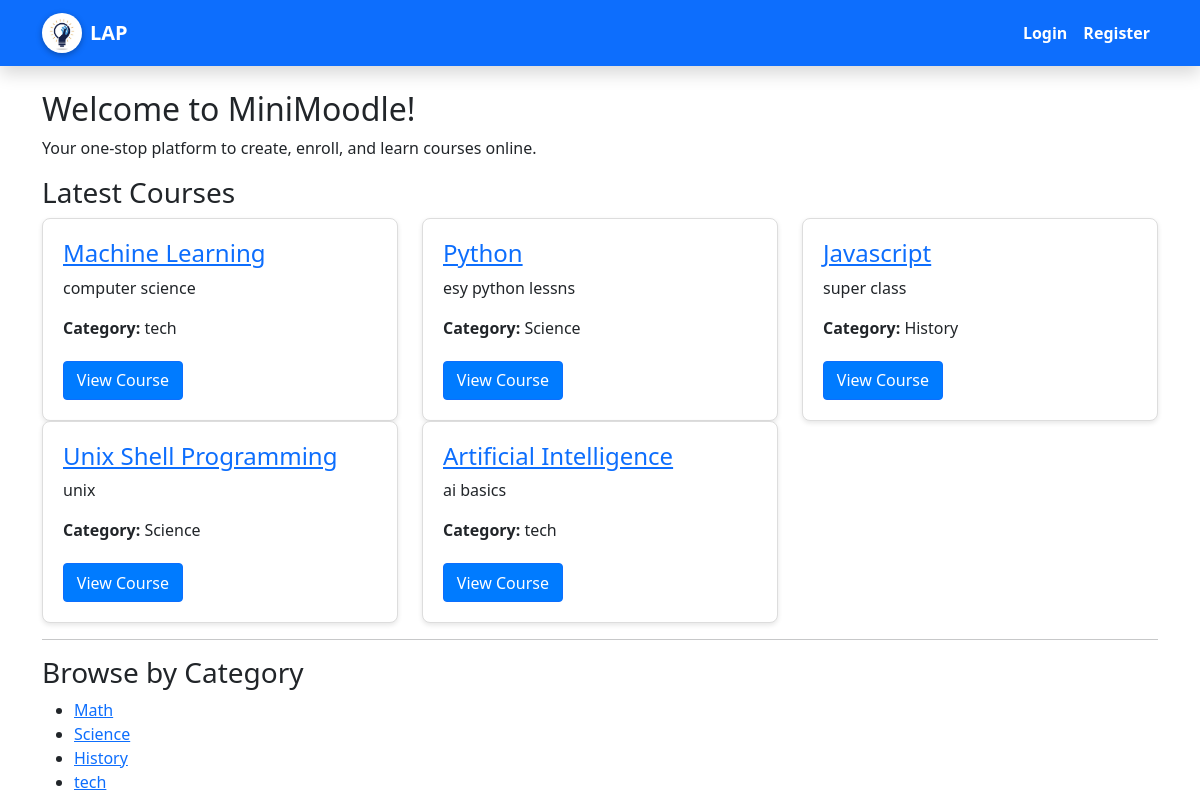
The page / on the database its author committed.
### courses/models.py (models this page shows, shortened)
class Course(models.Model):
    title = models.CharField(max_length=200)
    description = models.TextField()
    category = models.ForeignKey(Category, on_delete=models.SET_NULL, null=True, blank=True)
    created_by = models.ForeignKey(User, on_delete=models.CASCADE)
    created_at = models.DateTimeField(auto_now_add=True)

class Category(models.Model):
    name = models.CharField(max_length=50)

### minimoodle/urls.py (the view)
# urls.py: path('', course_views.home, name='home'),
def home(request):
    from courses.models import Course
    latest_courses = Course.objects.all()[:6]
    return render(request, 'index.html', {'latest_courses': latest_courses})

### courses/context_processors.py (called while the page is built)
def categories(request):
    return {
        'categories': Category.objects.all()
    }

### templates/index.html
{% extends 'base.html' %}
{% block content %}
<h2>Welcome to MiniMoodle!</h2>
<p>Your one-stop platform to create, enroll, and learn courses online.</p>
<h3>Latest Courses</h3>
<div class="row">
  {% for course in latest_courses %}
    <div class="col-md-4">
      <div class="course-card">
        <h4><a href="{% url 'course_detail' course.id %}">{{ course.title }}</a></h4>
        <p>{{ course.description|truncatewords:20 }}</p>
        {% if course.category %}
          <p><strong>Category:</strong> {{ course.category.name }}</p>
        {% endif %}
        <a href="{% url 'course_detail' course.id %}" class="btn btn-primary">View Course</a>
      </div>
    </div>
  {% empty %}
    <p>No courses available yet.</p>
  {% endfor %}
</div>
<hr>
<h3>Browse by Category</h3>
<ul>
  {% for category in categories %}
    <li><a href="{% url 'course_list' %}?category={{ category.id }}">{{ category.name }}</a></li>
  {% empty %}
    <p>No categories added yet.</p>
  {% endfor %}
</ul>
{% endblock %}

### static/css/style.css (style rules this page uses)
.course-card { background: #fff; border: 1px solid #ddd; padding: 20px; border-radius: 8px; box-shadow: 0 2px 5px rgba(0,0,0,0.1); }
.btn { display: inline-block; padding: 6px 12px; background-color: #2196f3; color: #fff; text-decoration: none; border-radius: 5px; margin-top: 5px; }
.btn { padding: 0.4rem 0.8rem; background-color: #007bff; color: white; border-radius: 4px; text-decoration: none; transition: background-color 0.2s ease; }

### rows shown on the page
Course: title "Machine Learning", description "computer science", category.name "tech"
Course: title "Python", description "esy python lessns", category.name "Science"
Course: title "Javascript", description "super class", category.name "History"
Course: title "Unix Shell Programming", description "unix", category.name "Science"
Course: title "Artificial Intelligence", description "ai basics", category.name "tech"
Category: name "Math"
Category: name "Science"
Category: name "History"
Category: name "tech"
